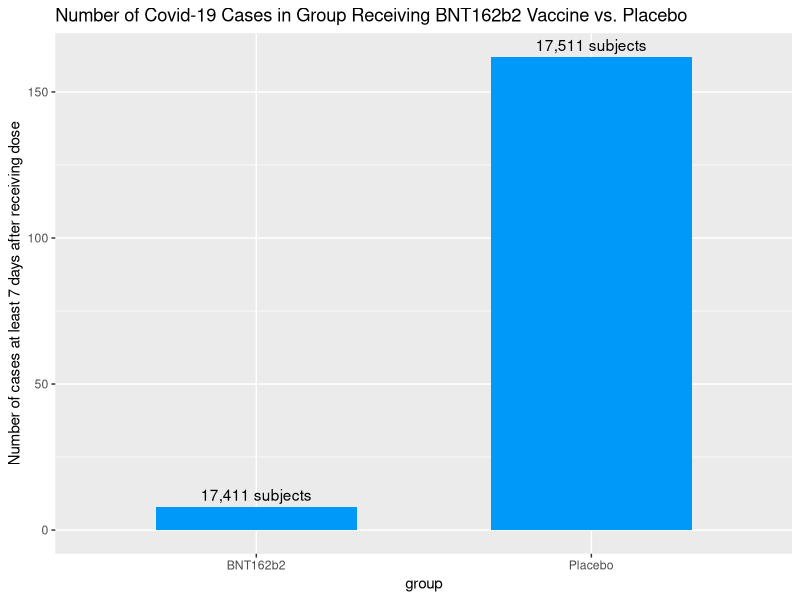
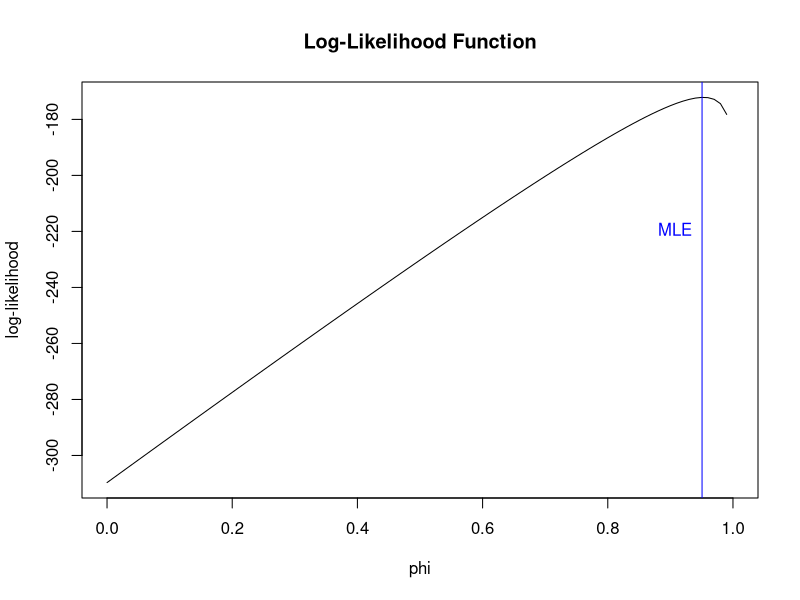
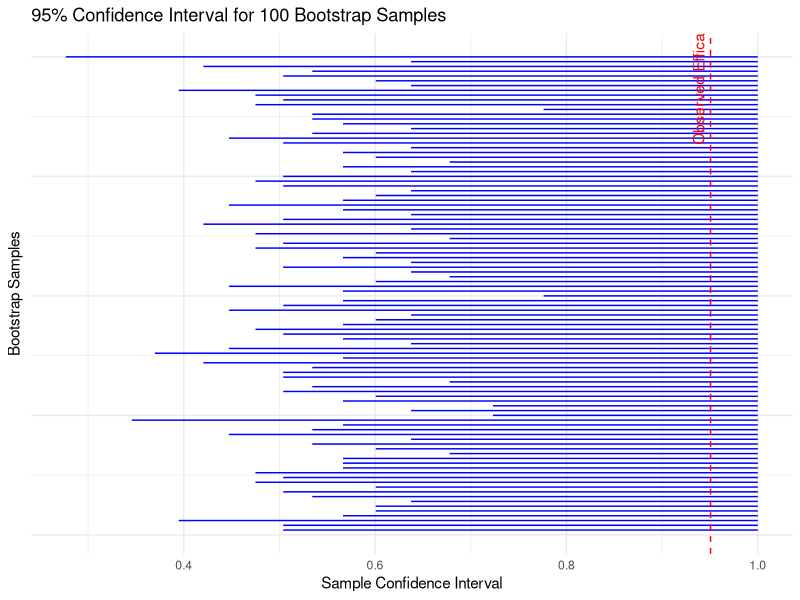
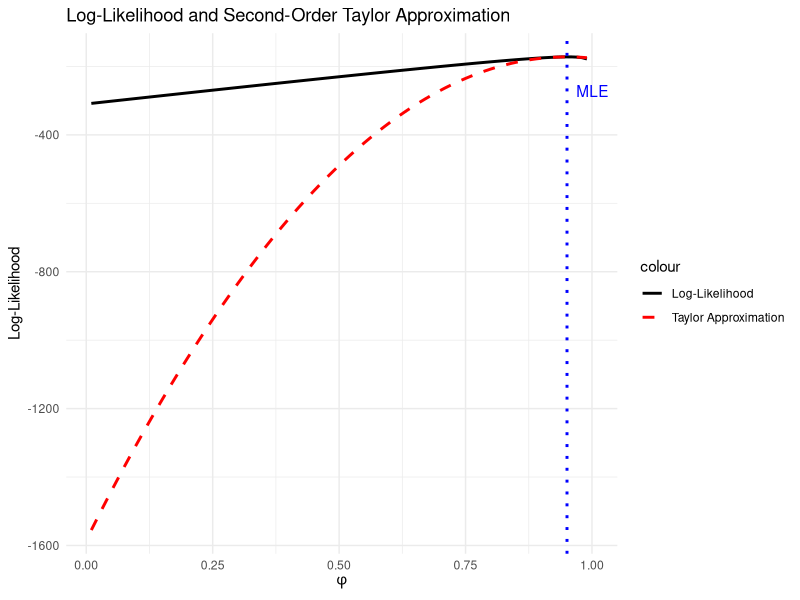
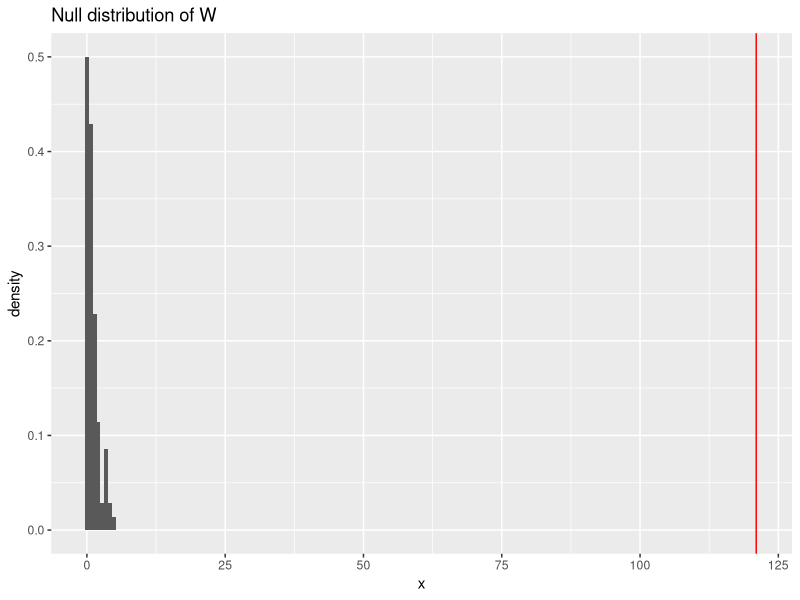
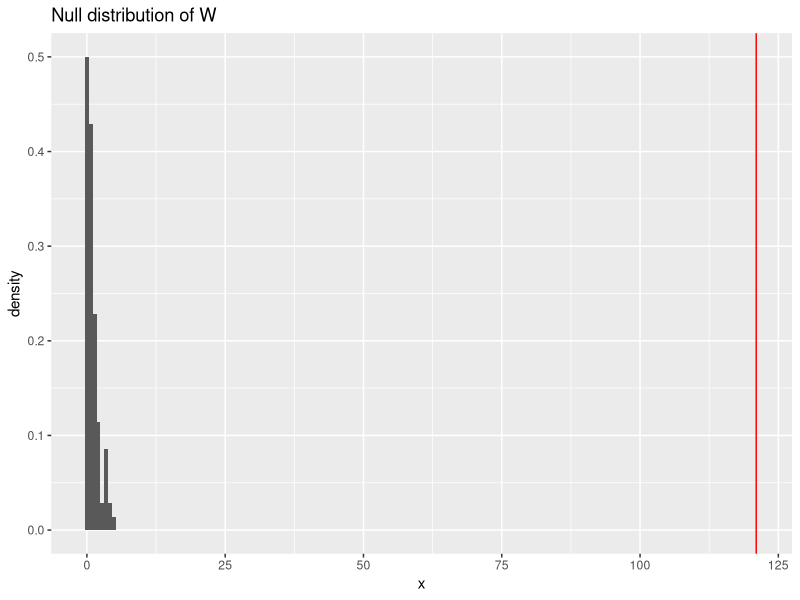
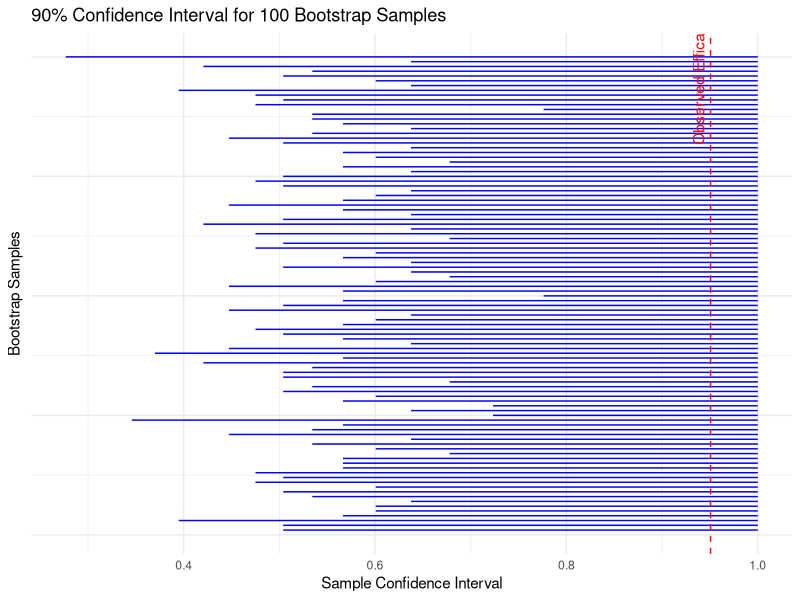

Write the R code that produced these figures, in order.
## ---- chunk 1
knitr::opts_chunk$set(echo = TRUE)
library(ggplot2)
library(tidyverse)
library(gridExtra)
## ---- chunk 2
# Create a summary table
summary_table <- data.frame(
  Group = c("BioNTech-Pfizer", "Placebo"),
  `Number of Cases` = c(8, 162),
  `Total Subjects` = c(17411, 17511)
)

# Print table
knitr::kable(summary_table, caption = "COVID-19 Cases in BNT162b2 and Placebo Groups")
## ---- chunk 3
data = data.frame(
  group = c("BNT162b2", "Placebo"),
  num_cases = c(8, 162),
  count = c("17,411 subjects", "17,511 subjects")
)

ggplot(data, aes(x = group, y = num_cases)) + 
    geom_col(fill = "#0099f9", width = 0.6) +  labs(
      title = "Number of Covid-19 Cases in Group Receiving BNT162b2 Vaccine vs. Placebo", y= "Number of cases at least 7 days after receiving dose"
  ) + geom_text(aes(label = count), vjust=-0.5)
## ---- chunk 4
# Define the log-likelihood function
loglik.binom <- function(phi, x, n) {
  ifelse((phi < 0 | phi > 1), NA, log(choose(n, x)) + x * log(1 - phi) - n * (2 - phi))
}

# Example data
n <- 170
x <- 8

theta_0_mle_estimate <- (n-2*x)/(n-x)

phi_values <- seq(0, 1, by = 0.01)
log_likelihood_values <- sapply(phi_values, function(phi) loglik.binom(phi, x, n))

# plot of log likelihood function for phi
plot(phi_values, log_likelihood_values, type = "l",
     xlab = "phi", ylab = "log-likelihood", main = "Log-Likelihood Function")
abline(v = theta_0_mle_estimate, col = "blue")
text(x = theta_0_mle_estimate, y = max(-340:-220), labels = "MLE", pos = 2, col = "blue")

## ---- chunk 5
# Define parameters
B <- 100
n <- 170
prob1 <- 8 / 170
prob2 <- 162 / 170
z <- qnorm(0.975)

# Initialize vectors to store bootstrap values and confidence intervals
boot_values <- numeric(B)
se_boot <- numeric(B)
lower_mom_boot <- numeric(B)
upper_mom_boot <- numeric(B)

# Perform bootstrap sampling
set.seed(123)  # For reproducibility
for (i in 1:B) {
  sample_boot <- sample(c(1, 0), size = n, replace = TRUE, prob = c(prob1, prob2))
  x <- length(which(sample_boot == 1))
  boot_values[i] <- (n - 2*x) / (n - x)
  se_boot[i] <- sd(sample_boot)  # Standard error for each bootstrap sample
  lower_mom_boot[i] <- boot_values[i] - z * se_boot[i]
  upper_mom_boot[i] <- pmin(boot_values[i] + z * se_boot[i],1)
}

# Create a dataframe for plotting
sample_summary <- data.frame(
  sample = 1:B,
  lower = lower_mom_boot,
  upper = upper_mom_boot,
  estimate = boot_values
)

# Calculate overall standard error for the estimator
se <- sd(boot_values)

# Calculate overall confidence interval for the estimator
psi_mom <- 154 / 162
lower_mom <- psi_mom - z * se
upper_mom <- psi_mom + z * se

# Plot the confidence intervals for the bootstrap samples
ggplot(data = sample_summary) +
  geom_segment(mapping = aes(x = lower, xend = upper, y = sample, yend = sample), color = "blue") +
  labs(x = "Sample Confidence Interval", y = "Bootstrap Samples",
       title = "95% Confidence Interval for 100 Bootstrap Samples") +
  theme_minimal() +
  theme(axis.text.y = element_blank(), axis.ticks.y = element_blank()) +
  geom_vline(xintercept = psi_mom, color = "red", linetype = "dashed") +
  annotate("text", x = psi_mom, y = B * 0.95, label = "Observed Efficacy", color = "red", angle = 90, vjust = -0.5)
## ---- chunk 6
# Define the second-order Taylor approximation function
taylor_approx <- function(phi, x, n, phi_hat) {
  loglik_prime <- n / (2 - phi_hat) - x / (1 - phi_hat)
  loglik_double_prime <- n / (2 - phi_hat)^2 - x / (1 - phi_hat)^2 
  return(loglik.binom(phi_hat, x, n) + loglik_prime * (phi - phi_hat) 
         + 0.5 * loglik_double_prime * (phi - phi_hat)^2)
}

phi_values <- seq(0.01, 0.99, by = 0.01)
# Compute the log-likelihood values and the second-order Taylor approximation
loglik_values <- loglik.binom(phi_values, 8, 170)
taylor_values <- taylor_approx(phi_values, 8, 170, theta_0_mle_estimate)

# Create a dataframe for plotting
df <- data.frame(phi = phi_values, loglik = loglik_values, taylor = taylor_values)

# Plot
ggplot(df, aes(phi)) +
  geom_line(aes(y = loglik, color = "Log-Likelihood"), size = 1) +
  geom_line(aes(y = taylor, color = "Taylor Approximation"), 
            linetype = "dashed", size = 1) +
  geom_vline(xintercept = theta_0_mle_estimate, color = "blue", 
             linetype = "dotted", size = 1) +
  labs(title = "Log-Likelihood and Second-Order Taylor Approximation",
       x = expression(phi),
       y = "Log-Likelihood") +
  scale_color_manual(values = c("black", "red"),
                     labels = c("Log-Likelihood", "Taylor Approximation")) +
  theme_minimal() +
  annotate("text", x = theta_0_mle_estimate + 0.05, 
           y = max(df$loglik, na.rm = TRUE) - 100, 
           label = "MLE", color = "blue")
## ---- chunk 7
obs_w = 121

set.seed(123)
B <- 100


psi_null = 0.3
n = 170
x = 8
### probability of COVID with vaccine
cases_vaccine = (1-psi_null)/(2-psi_null)
### probability of COVID with no vaccine 
cases_placebo = 1-cases_vaccine

null_wstar = numeric(B)

for(i in 1:B) {
  sample_boot <- sample(c(1, 0), size = n, replace = TRUE, prob = c(cases_vaccine, cases_placebo))
  xstar <- sum(sample_boot == 1)
  mle <- (n - 2 * xstar) / (n - xstar)
  loglik_mle <- log(choose(n, xstar)) + xstar*log(1 - mle) - n*log(2 - mle)
  loglik_null <- log(choose(n, xstar)) + xstar*log(1 - psi_null) - n*log(2 - psi_null)
  null_wstar[i] <- 2 * (loglik_mle - loglik_null)
}

# Visualize the null distribution of wstar
ggplot(data = data.frame(x = null_wstar),
       mapping = aes(x = x)) +
  geom_histogram(mapping = aes(y = after_stat(density)),
                 binwidth = 0.7) +
  geom_vline(xintercept = obs_w, color = "red") +
  labs(title = "Null distribution of W")
## ---- chunk 8
n = 170
x = 8
null = 0.3

# Calculate the mle value of psi
mle <- (170 - 2*8)/(170-8)

# Calculate the standard error of psi
se <- (1-mle)*(2-mle)/sqrt(8*(2-mle)^2 - 170*(1-mle)^2)

# Calculate confidence interval
z <- qnorm(0.975)
lower_mle <- mle - z*se
upper_mle <- mle + z*se

# The log likelihood function
L_mle <- choose(n ,x)*(1-mle)^x * (1/(2-mle))^n
L_null <- choose(n ,x)*(1-null)^x * (1/(2-null))^n

# Calculate the test statistic W
w <- 2*log(L_mle/L_null)

# Calculate the p-value
pvalue = pchisq(w, df=1, lower.tail = F)
## ---- chunk 9
set.seed(123)
obs_w = 121
B <- 100

psi_null = 0.3
n = 170
x = 8
### probability of COVID with vaccine
cases_vaccine = (1-psi_null)/(2-psi_null)
### probability of COVID with no vaccine 
cases_placebo = 1-cases_vaccine

null_wstar = numeric(B)

for(i in 1:B) {
  sample_boot <- sample(c(1, 0), size = n, 
                        replace = TRUE, prob = c(cases_vaccine, cases_placebo))
  xstar <- sum(sample_boot == 1)
  mle <- (n - 2 * xstar) / (n - xstar)
  loglik_mle <- log(choose(n, xstar)) + xstar*log(1 - mle) - n*log(2 - mle)
  loglik_null <- log(choose(n, xstar)) + xstar*log(1 - psi_null) - n*log(2 - psi_null)
  null_wstar[i] <- 2 * (loglik_mle - loglik_null)
}

# Visualize the null distribution of wstar
ggplot(data = data.frame(x = null_wstar),
       mapping = aes(x = x)) +
  geom_histogram(mapping = aes(y = after_stat(density)),
                 binwidth = 0.7) +
  geom_vline(xintercept = obs_w, color = "red") +
  labs(title = "Null distribution of W")

# Calculate empirical P-value by simulation
pvalue <- mean(null_wstar >= obs_w)
## ---- chunk 10
# Define parameters
B <- 100
n <- 170
prob1 <- 8 / 170
prob2 <- 162 / 170
z <- qnorm(0.975)

# Initialize vectors to store bootstrap values and confidence intervals
boot_values <- numeric(B)
se_boot <- numeric(B)
lower_mom_boot <- numeric(B)
upper_mom_boot <- numeric(B)

# Perform bootstrap sampling
set.seed(123)  # For reproducibility
for (i in 1:B) {
  sample_boot <- sample(c(1, 0), size = n, 
                        replace = TRUE, prob = c(prob1, prob2))
  x <- length(which(sample_boot == 1))
  boot_values[i] <- (n - 2*x) / (n - x)
  se_boot[i] <- sd(sample_boot)  # Standard error for each bootstrap sample
  lower_mom_boot[i] <- boot_values[i] - z * se_boot[i]
  upper_mom_boot[i] <- pmin(boot_values[i] + z * se_boot[i],1)
}

# Calculate overall standard error for the estimator
se <- sd(boot_values)

# Calculate overall confidence interval for the estimator
psi_mom <- 154 / 162
lower_mom <- psi_mom - z * se
upper_mom <- psi_mom + z * se

# Print results
cat("95% Confidence Interval for psi_mom:", lower_mom, "to", upper_mom, "\n")
## ---- chunk 11
# Create a dataframe for plotting
sample_summary <- data.frame(
  sample = 1:B,
  lower = lower_mom_boot,
  upper = upper_mom_boot,
  estimate = boot_values
)

# Plot the confidence intervals for the bootstrap samples
ggplot(data = sample_summary) +
  geom_segment(mapping = aes(x = lower, xend = upper, y = sample, yend = sample), color = "blue") +
  labs(x = "Sample Confidence Interval", y = "Bootstrap Samples",
       title = "90% Confidence Interval for 100 Bootstrap Samples") +
  theme_minimal() +
  theme(axis.text.y = element_blank(), axis.ticks.y = element_blank()) +
  geom_vline(xintercept = psi_mom, color = "red", linetype = "dashed") +
  annotate("text", x = psi_mom, y = B * 0.95, label = "Observed Efficacy", color = "red", angle = 90, vjust = -0.5)
## ---- chunk 12
# Calculate empirical p-value
set.seed(123)
B <- 100
psi_null = 0.3
n = 170
x = 8
### probability of COVID with vaccine
cases_vaccine = (1-psi_null)/(2-psi_null)
### probability of COVID with no vaccine 
cases_placebo = 1-cases_vaccine

for(i in 1:B) {
  sample_boot = sample(c(1, 0), size = n, replace = TRUE, prob = c(cases_vaccine, cases_placebo)) 
  x = length(which(sample_boot == 1))
  boot_values[i] = (n - 2 * x) / (n - x)
}
empirical_p_value <- mean(boot_values >= psi_mom)
cat("Empirical p-value:", empirical_p_value, "\n")
